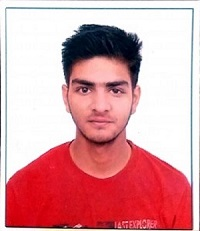
#> input picture show_portal/src/Input/Photo1.jpg, 200 x 231 px; its folder holds only this picture in this run
$ python rotate.py ../show_portal/src/Input/Photo1.jpg
#> lines starting #> are read from the running program, lines starting #| are printed output that depends on the picture

import cv2,sys
import numpy as np

from scipy import ndimage

#rotation angle in degree

face_cascade = cv2.CascadeClassifier('haarcascade_frontalface_default.xml')
# eye_cascade = cv.CascadeClassifier('haarcascade_eye.xml')
image = cv2.imread(sys.argv[1])
#> image is the input picture: shape (231, 200, 3); mean B, G, R 162.2, 156.3, 219.1

rotated90 = ndimage.rotate(image, 90)
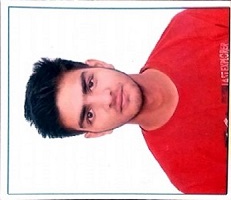
#> rotated90: shape (200, 231, 3); mean B, G, R 162.2, 156.3, 219.1
#> (the run stopped early here; a loop or call above may not have finished)
